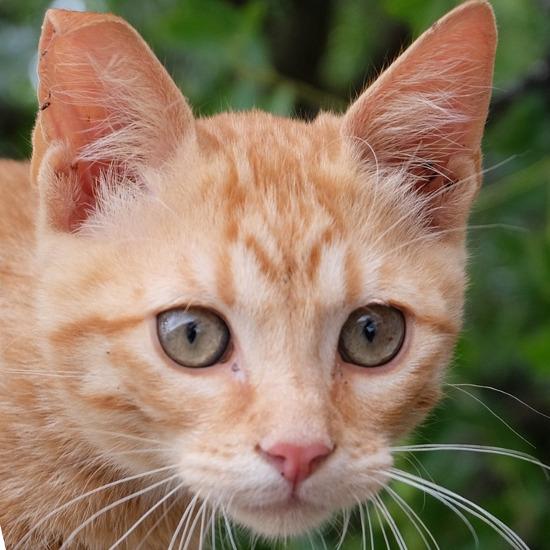
%> input picture Assignment2/cat1.jpg, 550 x 550 px
$ octave hybrid.m   (GNU Octave 9; MATLAB toolbox functions it lacks are replaced by stand-ins)
%> lines starting %> are read from the running program, lines starting %| are printed output that depends on the picture
### Assignment2/gaussfilter.m
function Ig = gaussfilter(I, sigma)
    g = gauss(sigma);
    Ib = conv2(I, g, 'same');
    Ig = conv2(Ib, g' ,'same');
end

### Assignment2/gauss.m
function [g, x] = gauss(sigma)
x = -round(3.0*sigma):round(3.0*sigma);
g = 1/(sqrt(2*pi)*sigma)*exp(-x.^2/(2*sigma^2)); %calculate Gaussian kernel for values of x (in one line)
g = g / sum(g) ; % normalization

### Assignment2/hybrid.m
%Applying Gaussian filter on first image
I = imread('cat1.jpg');
%> I is the input picture: size 550x550x3 uint8; mean R, G, B 144.2, 122.6, 98.9
figure; subplot(1,2,1); imshow(I);
r = squeeze(I(:,:,1));
g = squeeze(I(:,:,2));
b = squeeze(I(:,:,3));
sigma = 5; %for this example we will use this value
Ir = gaussfilter(double(r), 5);
Ig = gaussfilter(double(g), 5);
Ib = gaussfilter(double(b), 5);
Im1 = cat(3, uint8(Ir), uint8(Ig), uint8(Ib));
subplot(1,2,2); imshow(Im1);

%Applying Laplacian filter on second image
I = imread('cat2.jpg');
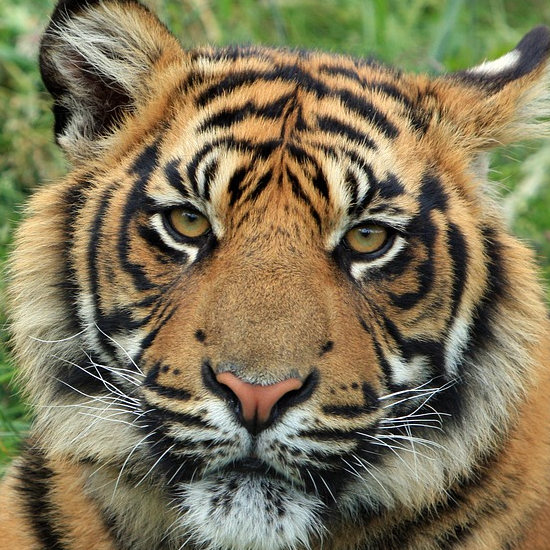
%> input picture Assignment2/cat2.jpg, 550 x 550 px
%> I is the input picture: size 550x550x3 uint8; mean R, G, B 127.4, 117.6, 87.7
figure; subplot(1,2,1); imshow(I);
unit_impulse = [0 0 0; 0 1 0; 0 0 0];
gaussian = fspecial('gaussian', 3, sigma)
%gaussian = gaussian./max(max(gaussian))
kernel = unit_impulse - gaussian;
r = squeeze(I(:,:,1));
g = squeeze(I(:,:,2));
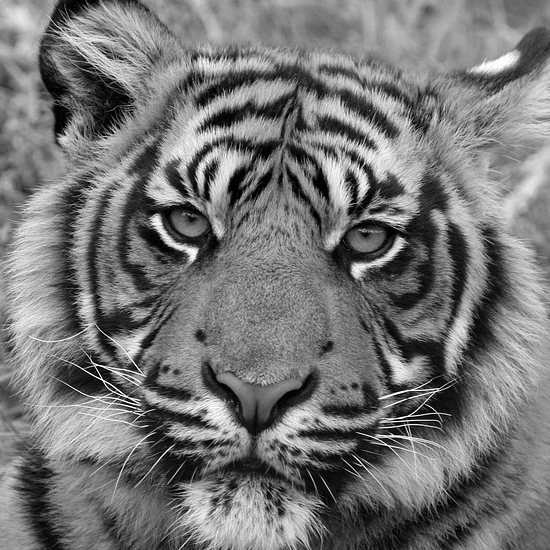
%> g: size 550x550 uint8; min 0, max 255, mean 117.6
b = squeeze(I(:,:,3));
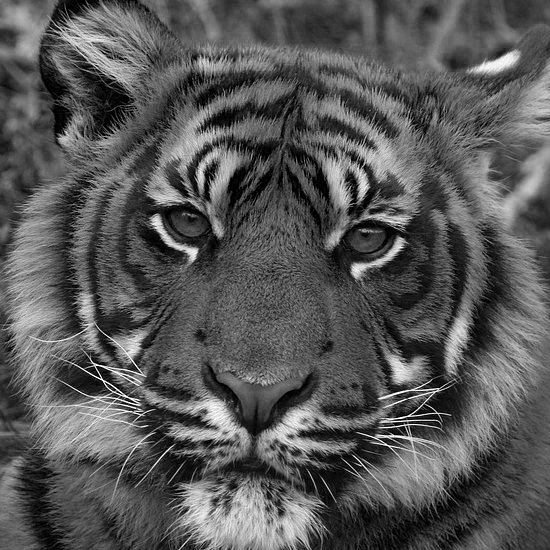
%> b: size 550x550 uint8; min 0, max 255, mean 87.7

Ir = conv2(double(r), kernel , 'same');
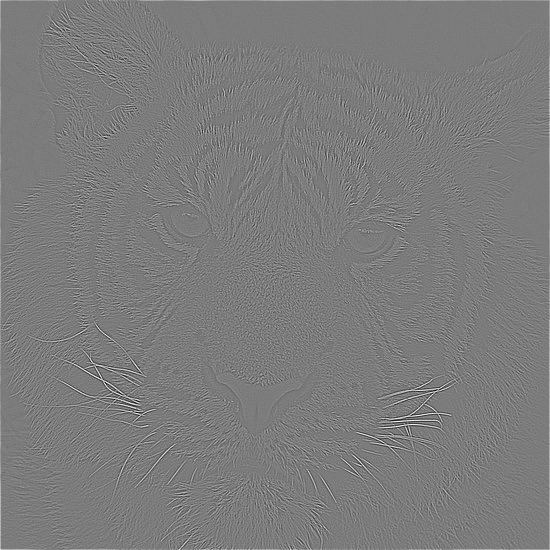
%> Ir: size 550x550 double; min -149.9, max 158.2, mean 0.3; drawn with min black and max white
Ig = conv2(double(g), kernel , 'same');
Ib = conv2(double(b), kernel , 'same');
Im2 = cat(3, uint8(Ir), uint8(Ig), uint8(Ib));
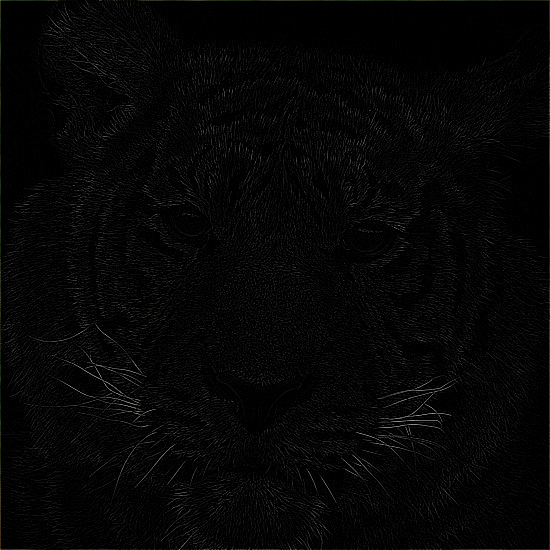
%> Im2: size 550x550x3 uint8; mean R, G, B 5.6, 5.6, 5.5
subplot(1,2,2); imshow(Im2);

Ifinal = double(Im1) + double(Im2);
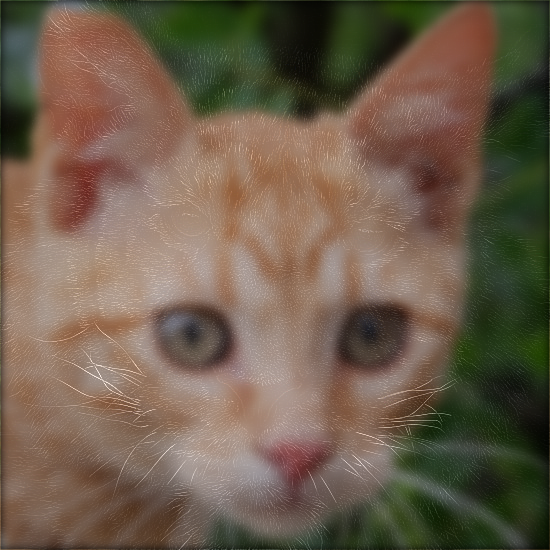
%> Ifinal: size 550x550x3 double; mean R, G, B 148.5, 126.9, 103.5; drawn with min black and max white
figure; imshow(uint8(Ifinal));
%> after `imshow(uint8(Ifinal))`:
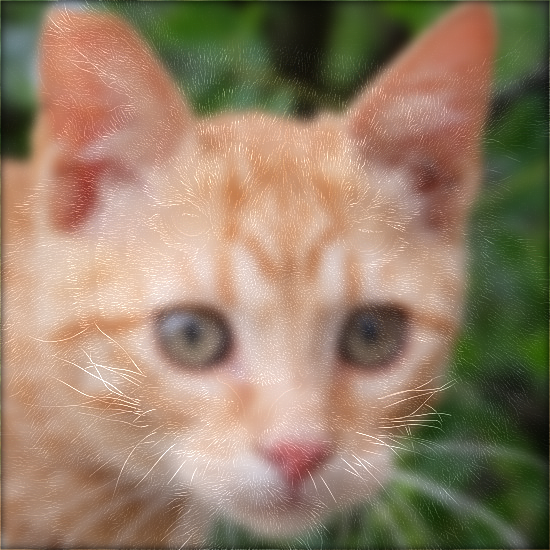
%> displayed picture: size 550x550x3, on the screen's scale of 0 to 255; mean R, G, B 148.4, 126.8, 103.5
